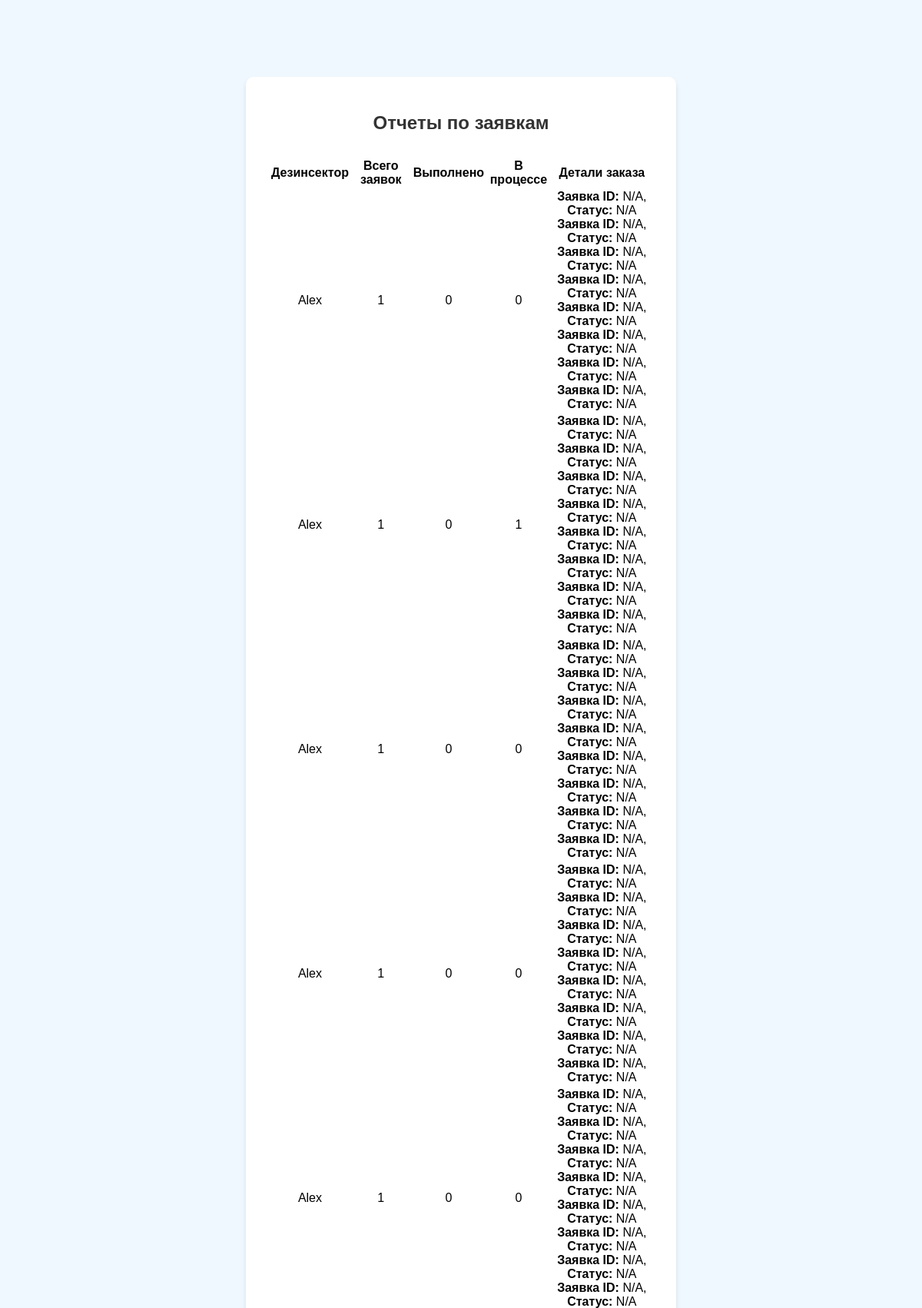
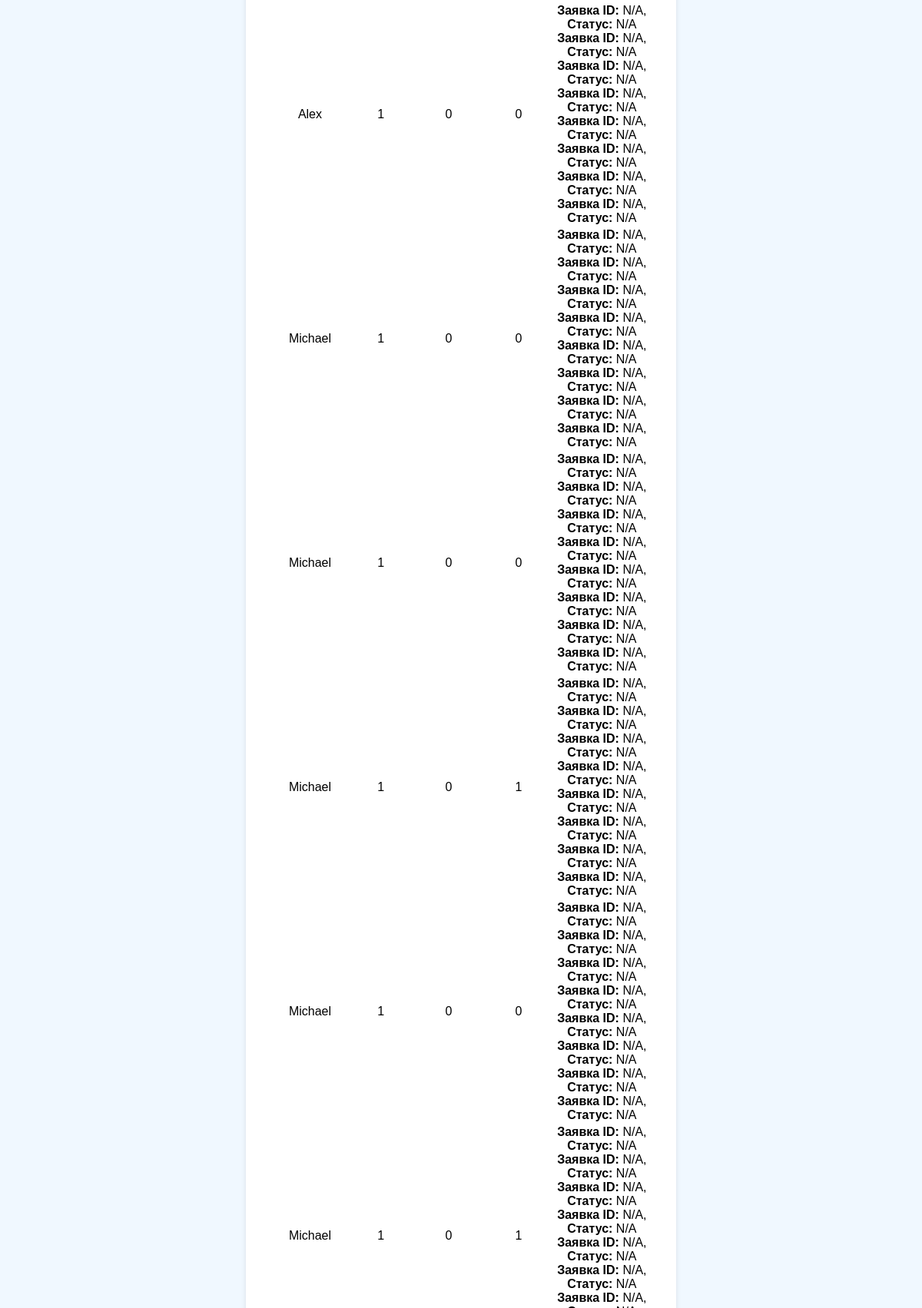
Page /admin/reports (signed in, upper part) on the committed database (2 pictures, top to bottom).
### tables this page shows
CREATE TABLE disinsectors (
            id INTEGER PRIMARY KEY AUTOINCREMENT,
            name TEXT NOT NULL,
            email TEXT NOT NULL UNIQUE,
            password TEXT NOT NULL,
            token TEXT NOT NULL UNIQUE,
            user_id INTEGER
        );

### app.py (the view)
@app.route('/admin/reports', methods=['GET', 'POST'])
def admin_reports():
    if 'user_id' in session and session.get('role') == 'admin':
        conn = sqlite3.connect('disinsect_data.db')
        cur = conn.cursor()
        cur.execute("SELECT id, name FROM disinsectors")
        disinsectors = cur.fetchall()
        disinsector_filter = request.form.get('disinsector') if request.method == 'POST' else None
        query = '''
            SELECT d.id, d.name,
                   COUNT(o.id) AS ordersTotal,
                   SUM(CASE WHEN o.order_status = 'Выполнено' THEN 1 ELSE 0 END) AS ordersDone,
                   SUM(CASE WHEN o.order_status = 'В процессе' THEN 1 ELSE 0 END) AS ordersWait,
                   o.order_id, o.order_status, o.order_date, o.estimated_price, o.final_price,
                   o.poison_type, c.name, o.insect_type, o.insect_quantity,
                   c.phone, c.address, o.client_area
            FROM disinsectors d
            LEFT JOIN orders o ON d.id = o.disinsector_id
            LEFT JOIN clients c ON o.client_id = c.id
        '''
        params = []
        if disinsector_filter and disinsector_filter != 'Все':
            query += " WHERE d.id = ?"
            params.append(disinsector_filter)
        query += " GROUP BY d.id, o.order_id"
        cur.execute(query, params)
        results = cur.fetchall()
        if 'export_json' in request.form:
            return export_detailed_json(results)
        conn.close()
        return render_template('admin_reports.html', disinsectors=disinsectors, results=results)
    else:
        return redirect(url_for('admin_login'))

### templates/admin_reports.html (shortened to what this page needs)
{% extends "base.html" %}
{% block content %}
<div class="container">
    <h1>Отчеты по заявкам</h1>
    <table class="styled-table">
        <thead>
            <tr>
                <th>Дезинсектор</th>
                <th>Всего заявок</th>
                <th>Выполнено</th>
                <th>В процессе</th>
                <th>Детали заказа</th>
            </tr>
        </thead>
        <tbody>
            {% for result in results %}
            <tr>
                <td>{{ result[1] }}</td>
                <td>{{ result[2] or 0 }}</td>
                <td>{{ result[3] or 0 }}</td>
                <td>{{ result[4] or 0 }}</td>
                <td>
                    {% if result[5] %}
                        {% for order in result[5] %}
                            <div class="order-details">
                                <strong>Заявка ID:</strong> {{ order['orderId'] or 'N/A' }},
                                <strong>Статус:</strong> {{ order['orderStatus'] or 'N/A' }}
                            </div>
                        {% endfor %}
                    {% else %}
                        <span class="empty">Нет заявок</span>
                    {% endif %}
                </td>
            </tr>
            {% endfor %}
        </tbody>
    </table>
</div>
{% endblock %}

### templates/base.html (shortened to what this page needs)
<!DOCTYPE html>
<html lang="ru">
<head>
    <link rel="stylesheet" href="{{ url_for('static', filename='styles.css') }}">
</head>
<body>
    {% block content %}
    {% endblock %}
</body>
</html>

### static/styles.css (style rules this page uses)
body { background-color: #F0F8FF; font-family: Arial, sans-serif; margin: 0; padding: 0; }
.container { max-width: 500px; margin: 100px auto; padding: 30px; background-color: #FFFFFF; border-radius: 10px; box-shadow: 0 4px 6px rgba(0, 0, 0, 0.1); text-align: center; }
h1 { color: #333333; margin-bottom: 30px; font-size: 24px; }

### rows in the picture
disinsectors: name "Alex", id "1", result "0", order "N/A" "N/A" "N/A" "N/A" "N/A" "N/A" "N/A" "N/A" "N/A" "N/A" "N/A" "N/A" "N/A" "N/A" "N/A" "N/A" "N/A" "N/A" "N/A" "N/A" "N/A" "N/A" "N/A" "N/A" "N/A" "N/A" "N/A" "N/A" "N/A" "N/A" "N/A" "N/A" "N/A" "N/A" "N/A" "N/A" "N/A" "N/A" "N/A" "N/A" "N/A" "N/A" "N/A" "N/A" "N/A" "N/A" "N/A" "N/A", order "N/A" "N/A" "N/A" "N/A" "N/A" "N/A" "N/A" "N/A" "N/A" "N/A" "N/A" "N/A" "N/A" "N/A" "N/A" "N/A" "N/A" "N/A" "N/A" "N/A" "N/A" "N/A" "N/A" "N/A" "N/A" "N/A" "N/A" "N/A" "N/A" "N/A" "N/A" "N/A" "N/A" "N/A" "N/A" "N/A" "N/A" "N/A" "N/A" "N/A" "N/A" "N/A" "N/A" "N/A" "N/A" "N/A" "N/A" "N/A"
disinsectors: name "Michael", result "1", result "0", order "N/A" "N/A" "N/A" "N/A" "N/A" "N/A" "N/A" "N/A" "N/A" "N/A" "N/A" "N/A" "N/A" "N/A" "N/A" "N/A" "N/A" "N/A" "N/A" "N/A" "N/A" "N/A" "N/A" "N/A" "N/A" "N/A" "N/A" "N/A" "N/A" "N/A" "N/A" "N/A" "N/A" "N/A" "N/A" "N/A" "N/A" "N/A" "N/A", order "N/A" "N/A" "N/A" "N/A" "N/A" "N/A" "N/A" "N/A" "N/A" "N/A" "N/A" "N/A" "N/A" "N/A" "N/A" "N/A" "N/A" "N/A" "N/A" "N/A" "N/A" "N/A" "N/A" "N/A" "N/A" "N/A" "N/A" "N/A" "N/A" "N/A" "N/A" "N/A" "N/A" "N/A" "N/A" "N/A" "N/A" "N/A"
